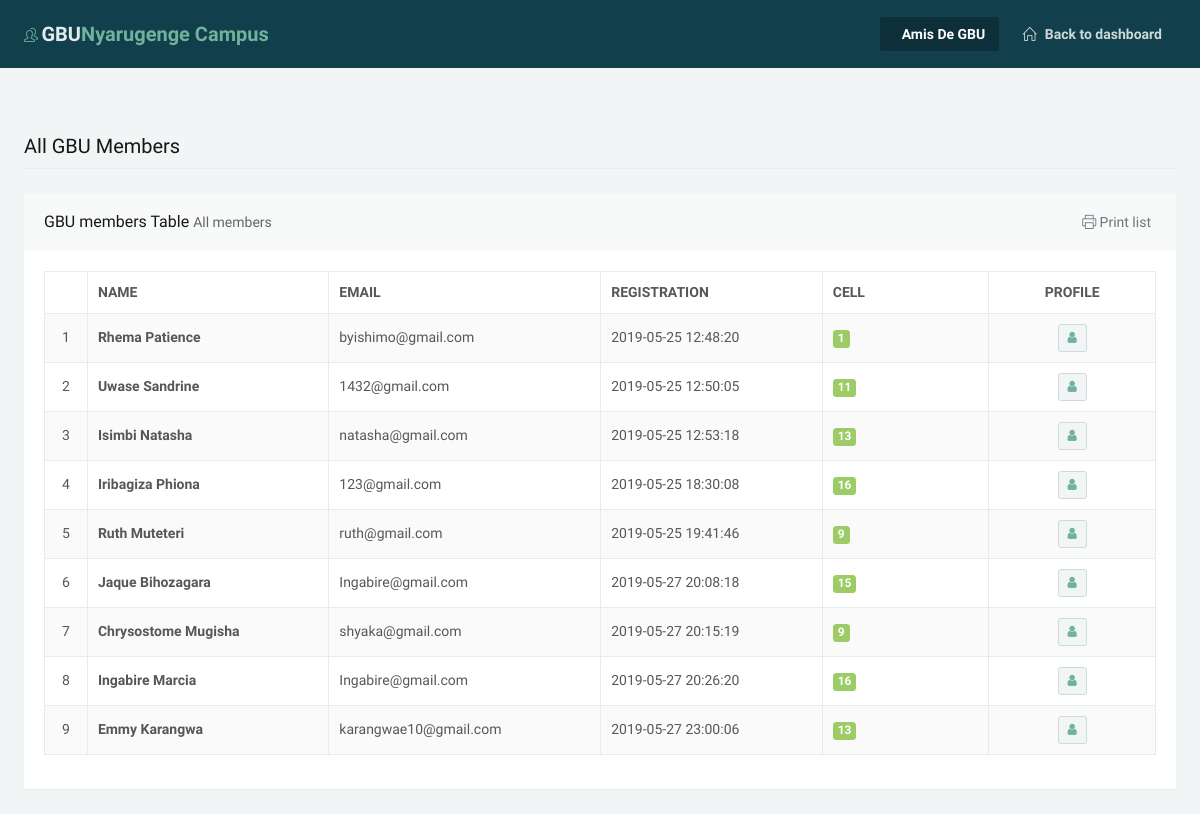
Screenshot of /GBU-members.php (signed in) with the database file from the repository.
### tables this page shows
CREATE TABLE `gbumember` (
  `id` int(11) NOT NULL,
  `academic` varchar(255) NOT NULL,
  `firstname` varchar(200) NOT NULL,
  `lastname` varchar(255) NOT NULL,
  `email` varchar(255) NOT NULL,
  `phone` varchar(255) NOT NULL,
  `homechurch` varchar(255) NOT NULL,
  `cell` varchar(255) NOT NULL,
  `department` varchar(255) NOT NULL,
  `sex` varchar(255) NOT NULL,
  `graduation` varchar(255) NOT NULL,
  `school` varchar(255) NOT NULL,
  `faculty` varchar(255) NOT NULL,
  `image` varchar(255) NOT NULL,
  `submitdate` timestamp NOT NULL DEFAULT CURRENT_TIMESTAMP
);

### GBU-members.php (the view, shortened to what this page needs)
<?php
    include_once('config/PDOClass.php');
    if (strlen($_SESSION['SecLogin'])==0 AND strlen($_SESSION['AdminLogin'])==0 AND strlen($_SESSION['TreasLogin'])==0 ) {
        header("Location: index.php");
    }
    else{
?>
<!DOCTYPE html>
<html lang="en" class="no-focus">
    <head>
        <link rel="stylesheet" id="css-main" href="assets/css/codebase.min.css">
        <link rel="stylesheet" id="css-theme" href="assets/css/themes/flat.min.css">
        <link rel="stylesheet" id="css-main" href="assets/css/codebase.min.css">
        <link rel="stylesheet" id="css-theme" href="assets/css/themes/flat.min.css">
    </head>
    <body>
        <div id="page-container" class="sidebar-inverse side-scroll page-header-fixed page-header-inverse main-content-boxed">
            <header id="page-header">
                <div class="content-header">
                    <div class="content-header-section">
                        <div class="content-header-item">
                            <a class="link-effect font-w700 mr-5" href="#">
                                <i class="si si-users text-primary"></i>
                                <span class="font-size-xl text-dual-primary-dark">GBU</span><span class="font-size-xl text-primary">Nyarugenge Campus</span>
                            </a>
                        </div>
                    </div>
                    <div class="content-header-section d-none d-lg-block">
                        <ul class="nav-main-header">
                            <li>
                                <a class="active" href="#"><i class="si"></i>Amis De GBU</a>
                            </li>
                            <li>
                                 <a href="dashboard.php"><i class="si si-home"></i>Back to dashboard</a>
                            </li>
                        </ul>
                    </div>
                </div>
            </header>
            <main id="main-container">
                <div class="content">
                    <h2 class="content-heading">All GBU  Members</h2>
                    <div class="block">
                        <div class="block-header block-header-default">
                            <h3 class="block-title">  GBU members Table <small>All members</small></h3>
                            <button type="button" class="btn-block-option" onclick="Codebase.helpers('print-page');">
                                    <i class="si si-printer"></i> Print list
                                </button>
                        </div>
                        <div class="block-content block-content-full">
                            <table class="table table-bordered table-striped table-vcenter js-dataTable-full-pagination">
                                <thead>
                                    <tr>
                                        <th class="text-center"></th>
                                        <th>Name</th>
                                        <th class="d-none d-sm-table-cell">Email</th>
                                        <th class="d-none d-sm-table-cell">Registration</th>
                                        <th class="d-none d-sm-table-cell" style="width: 15%;">Cell</th>
                                        <th class="text-center" style="width: 15%;">Profile</th>
                                    </tr>
                                </thead>
                                <tbody>
                                    <?php
                      $sql = "SELECT * from gbumember";
                      $query = $db->prepare($sql);
                      $query->execute();
                      $results=$query->fetchAll(PDO::FETCH_OBJ);
                      $cnt=1;
                      foreach ($results as $result) {
                                ?>
                                    <tr>
                                        <td class="text-center"><?=$cnt?></td>
                                        <td class="font-w600"><?=$result->firstname?>  <?=$result->lastname?></td>
                                        <td class="d-none d-sm-table-cell"><?=$result->email?></td>
                                        <td class="d-none d-sm-table-cell"><?=$result->submitdate?></td>
                                        <td class="d-none d-sm-table-cell">
                                            <span class="badge badge-success"><?=$result->cell?></span>
                                        </td>
                                        <td class="text-center">
                                            <button type="button" class="btn btn-sm btn-secondary" data-toggle="tooltip" title="View Customer">
                                                <a href="Profilepage.php?member=<?=$result->id?>"><i class="fa fa-user"></i></a>
                                            </button>
                                        </td>
                                    </tr>
                                 <?php $cnt++; }?>
                                </tbody>
                            </table>
                        </div>
                    </div>
                </div>
            </main>
        </div>
    </body>
</html>
<?php }?>

### rows the page displays
gbumember: firstname "Rhema", lastname "Patience", email "byishimo@gmail.com", submitdate "2019-05-25 12:48:20", cell "1"
gbumember: firstname "Uwase", lastname "Sandrine", email "1432@gmail.com", submitdate "2019-05-25 12:50:05", cell "11"
gbumember: firstname "Isimbi", lastname "Natasha", email "natasha@gmail.com", submitdate "2019-05-25 12:53:18", cell "13"
gbumember: firstname "Iribagiza", lastname "Phiona", email "123@gmail.com", submitdate "2019-05-25 18:30:08", cell "16"
gbumember: firstname "Ruth", lastname "Muteteri", email "ruth@gmail.com", submitdate "2019-05-25 19:41:46", cell "9"
gbumember: firstname "Jaque", lastname "Bihozagara", email "Ingabire@gmail.com", submitdate "2019-05-27 20:08:18", cell "15"
gbumember: firstname "Chrysostome", lastname "Mugisha", email "shyaka@gmail.com", submitdate "2019-05-27 20:15:19", cell "9"
gbumember: firstname "Ingabire", lastname "Marcia", email "Ingabire@gmail.com", submitdate "2019-05-27 20:26:20", cell "16"
gbumember: firstname "Emmy", lastname "Karangwa", email "karangwae10@gmail.com", submitdate "2019-05-27 23:00:06", cell "13"
